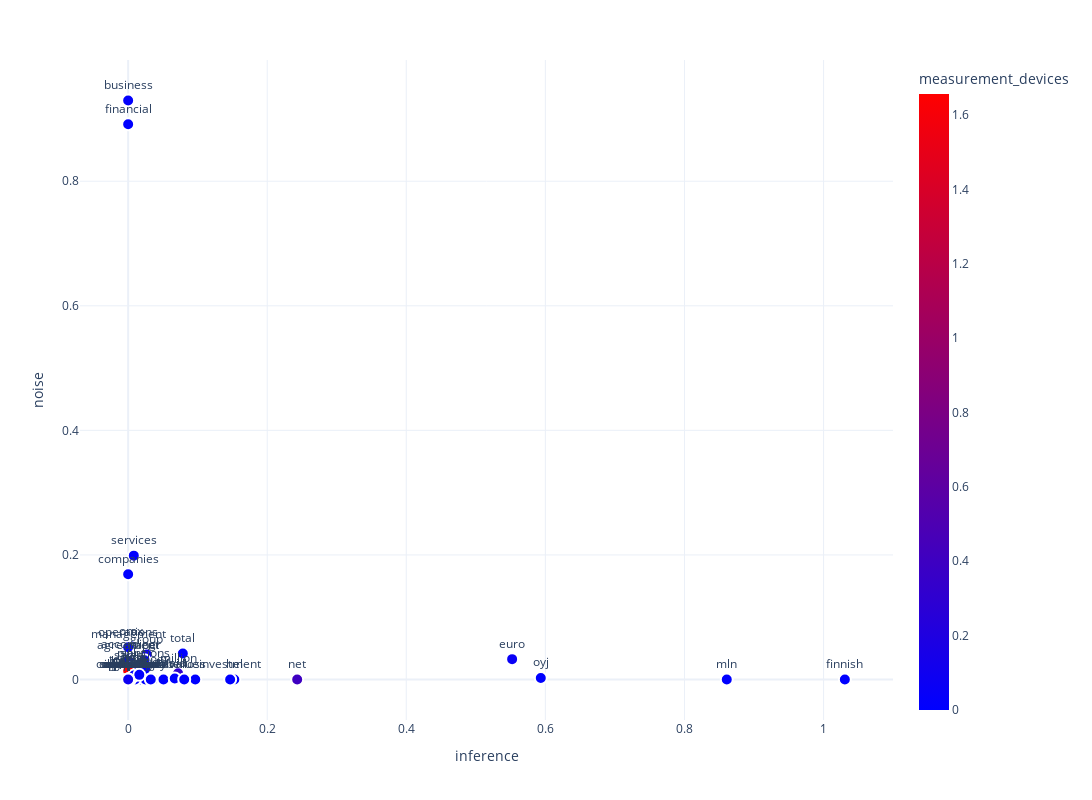

Source (notebook cell):
### Code cell
import plotly.express as px

px.scatter(
    terms_with_axes,
    text="term",
    x="inference",
    y="noise",
    color="measurement_devices",
    template="plotly_white",
    color_continuous_scale="Bluered",
).update_layout(
    width=1200,
    height=800
).update_traces(
    textposition="top center",
    marker=dict(size=12, line=dict(width=2, color="white"))
)

### Figure 1 — Plotly figure (JSON) as saved in the notebook; plotly's stock layout.template omitted (floating-point values rounded to 4 significant figures)
{"data": [{"hovertemplate": "inference=%{x}<br>noise=%{y}<br>term=%{text}<br>measurement_devices=%{marker.color}<extra></extra>", "legendgroup": "", "marker": {"color": [0, 0, 0.04812, 0, 0, 0.01944, 0, 0, 0, 0.01248, 0.002024, 0.04937, 0, 0.2046, 0.05881, 0, 0, 0, 0.07959, 0.1753, 0, 0, 0.05038, 0, 0.03944, 0, 0.01952, 0.04174, 0.3167, 0, 0, 0.4014, 0, 0, 0, 0, 0.01099, 0, 0.015, 0.0906, 0, 0, 0, 0, 0, 0.06111, 0, 0.04411, 0, 1.656, 0.06182, 0, 0.01399, 0, 0, 0, 0, 0, 0.003751, 0, 0.0147, 0, 0.09151], "coloraxis": "coloraxis", "line": {"color": "white", "width": 2}, "size": 12, "symbol": "circle"}, "mode": "markers+text", "name": "", "orientation": "v", "showlegend": false, "text": ["according", "agreement", "baltic", "based", "board", "business", "capital", "companies", "company", "compared", "corporation", "customers", "eur", "eurm", "euro", "financial", "finland", "finnish", "group", "growth", "hel", "helsinki", "increased", "investment", "june", "loss", "management", "market", "million", "mln", "mn", "net", "new", "october", "omx", "operating", "operations", "oyj", "paper", "percent", "period", "plant", "products", "profit", "project", "quarter", "real", "result", "said", "sales", "september", "services", "share", "shares", "solutions", "stake", "stock", "technology", "today", "total", "unit", "value", "year"], "textposition": "top center", "type": "scatter", "x": [0.001127, 0, 0, 0, 0.0002491, 0, 0, 0, 0, 0.00451, 0, 0.001141, 0, 0, 0.5522, 0, 0, 1.031, 0.02684, 0, 0.1527, 0, 0.004871, 0.1467, 0.009101, 0.09652, 0, 0.03585, 0.0718, 0.8608, 0, 0.2431, 0.01769, 0.05082, 0.004284, 0, 0, 0.5934, 0.02369, 0.008752, 0.02604, 0.00364, 0.02244, 0, 0.02497, 0, 0.009689, 0, 0.06699, 0, 0.002741, 0.008133, 0, 0, 0.02449, 0.008269, 0, 0.01605, 0.03253, 0.07863, 0, 0.08062, 0], "xaxis": "x", "y": [0.03287, 0.03099, 0, 0.0041, 0, 0.9296, 0, 0.1689, 0, 0, 0, 0, 0.002621, 0, 0.03267, 0.8915, 0, 0, 0.04009, 0, 0, 0, 0, 0, 0.0112, 0, 0.04766, 0, 0.009919, 0, 0, 0, 0, 0, 0.05325, 0, 0.05178, 0.002524, 0.03071, 0, 0, 0.01747, 0.002607, 0.006714, 0, 0, 0, 0, 0.001509, 0.01385, 0, 0.1989, 0, 0, 0.01709, 0.00649, 0, 0.007439, 0, 0.04173, 0, 0, 0], "yaxis": "y"}], "layout": {"coloraxis": {"colorbar": {"title": {"text": "measurement_devices"}}, "colorscale": [[0, "rgb(0,0,255)"], [1, "rgb(255,0,0)"]]}, "height": 800, "legend": {"tracegroupgap": 0}, "margin": {"t": 60}, "width": 1200, "xaxis": {"anchor": "y", "autorange": true, "domain": [0, 1], "range": [-0.06793, 1.099], "title": {"text": "inference"}, "type": "linear"}, "yaxis": {"anchor": "x", "autorange": true, "domain": [0, 1], "range": [-0.06502, 0.9946], "title": {"text": "noise"}, "type": "linear"}}}
